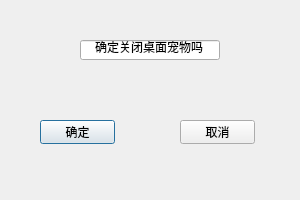
<?xml version="1.0" encoding="UTF-8"?>
<ui version="4.0">
 <class>mainwindowclose</class>
 <widget class="QDialog" name="mainwindowclose">
  <property name="geometry">
   <rect>
    <x>0</x>
    <y>0</y>
    <width>300</width>
    <height>200</height>
   </rect>
  </property>
  <property name="windowTitle">
   <string>关闭桌面宠物</string>
  </property>
  <widget class="QPushButton" name="confirm">
   <property name="geometry">
    <rect>
     <x>40</x>
     <y>120</y>
     <width>75</width>
     <height>24</height>
    </rect>
   </property>
   <property name="text">
    <string>确定</string>
   </property>
  </widget>
  <widget class="QPushButton" name="cancel">
   <property name="geometry">
    <rect>
     <x>180</x>
     <y>120</y>
     <width>75</width>
     <height>24</height>
    </rect>
   </property>
   <property name="text">
    <string>取消</string>
   </property>
  </widget>
  <widget class="QLineEdit" name="lineEdit">
   <property name="geometry">
    <rect>
     <x>80</x>
     <y>40</y>
     <width>140</width>
     <height>20</height>
    </rect>
   </property>
   <property name="text">
    <string>确定关闭桌面宠物吗</string>
   </property>
   <property name="alignment">
    <set>Qt::AlignmentFlag::AlignCenter</set>
   </property>
  </widget>
 </widget>
 <resources/>
 <connections>
  <connection>
   <sender>confirm</sender>
   <signal>clicked()</signal>
   <receiver>mainwindowclose</receiver>
   <slot>accept()</slot>
   <hints>
    <hint type="sourcelabel">
     <x>73</x>
     <y>125</y>
    </hint>
    <hint type="destinationlabel">
     <x>109</x>
     <y>101</y>
    </hint>
   </hints>
  </connection>
  <connection>
   <sender>cancel</sender>
   <signal>clicked()</signal>
   <receiver>mainwindowclose</receiver>
   <slot>reject()</slot>
   <hints>
    <hint type="sourcelabel">
     <x>218</x>
     <y>135</y>
    </hint>
    <hint type="destinationlabel">
     <x>253</x>
     <y>92</y>
    </hint>
   </hints>
  </connection>
 </connections>
</ui>
